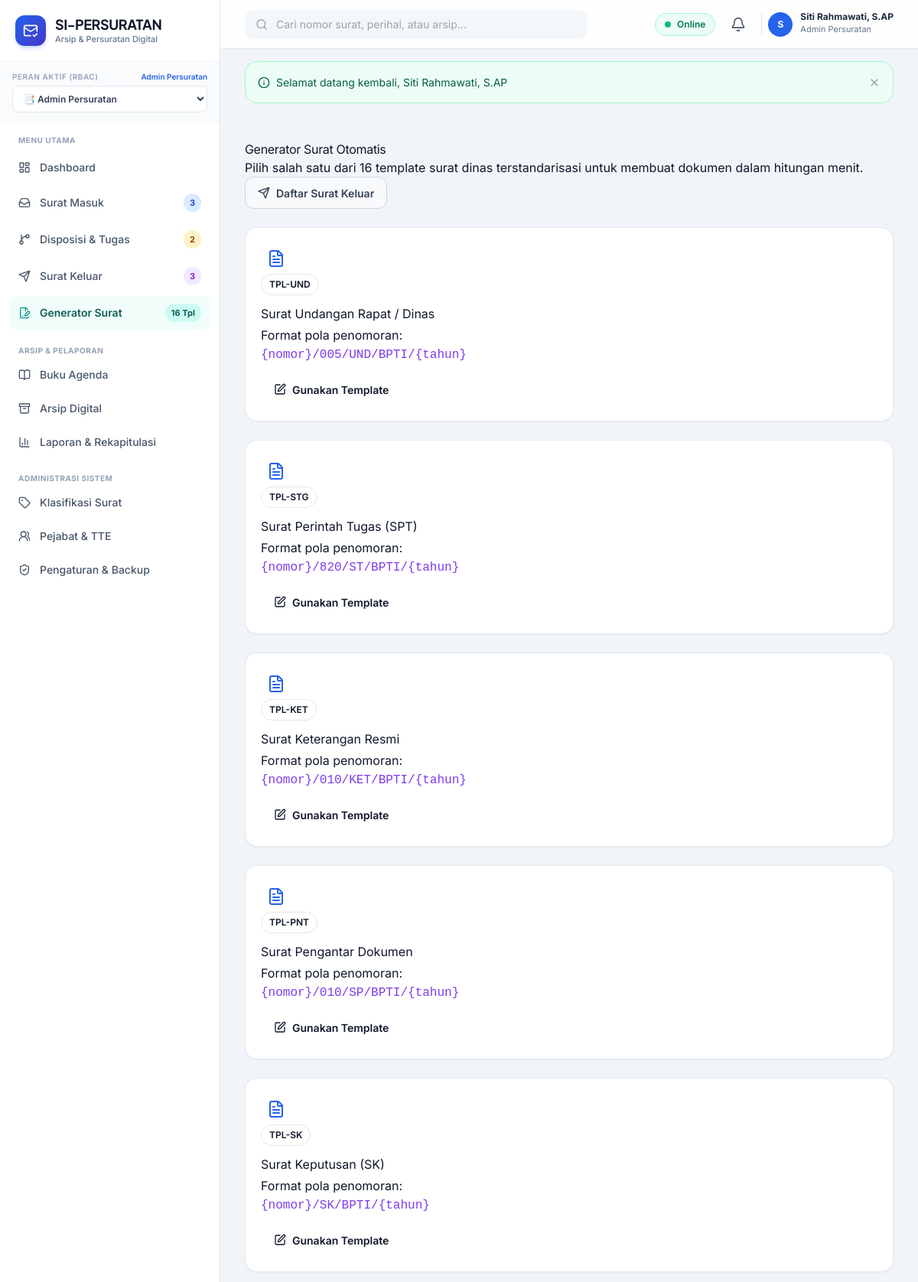
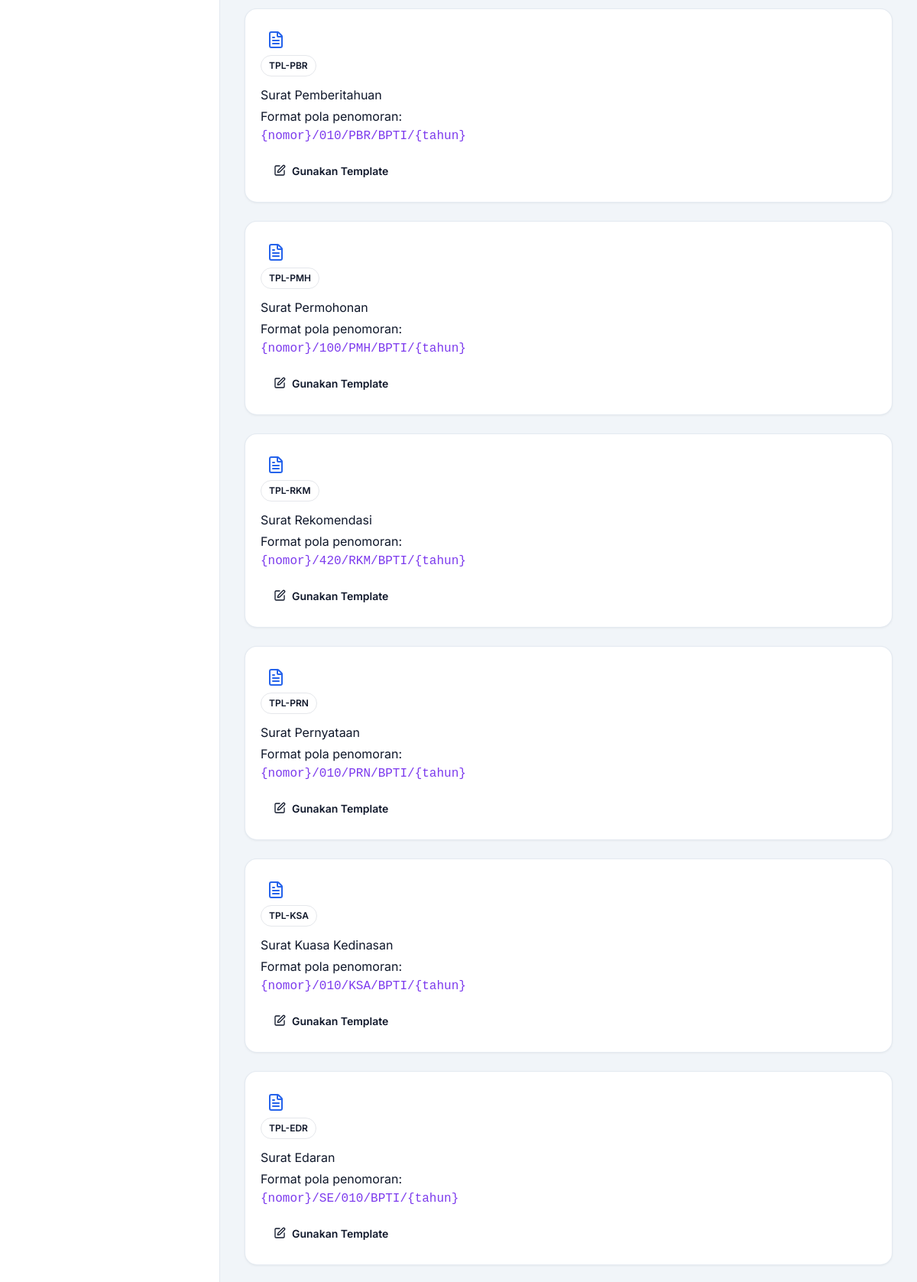
/public/generator/index.php (signed in, upper part), run on the app's committed database (2 pictures, top to bottom).
### tables this page shows
CREATE TABLE users (
    id INTEGER PRIMARY KEY AUTOINCREMENT,
    username TEXT NOT NULL UNIQUE,
    email TEXT NOT NULL UNIQUE,
    password_hash TEXT NOT NULL,
    full_name TEXT NOT NULL,
    nip TEXT,
    jabatan TEXT,
    phone TEXT,
    role_id INTEGER NOT NULL,
    avatar TEXT,
    is_active INTEGER NOT NULL DEFAULT 1,
    created_at DATETIME DEFAULT CURRENT_TIMESTAMP,
    updated_at DATETIME DEFAULT CURRENT_TIMESTAMP,
    deleted_at DATETIME DEFAULT NULL,
    FOREIGN KEY (role_id) REFERENCES roles (id) ON DELETE RESTRICT
);

CREATE TABLE roles (
    id INTEGER PRIMARY KEY AUTOINCREMENT,
    name TEXT NOT NULL,
    slug TEXT NOT NULL UNIQUE,
    description TEXT,
    created_at DATETIME DEFAULT CURRENT_TIMESTAMP
);

CREATE TABLE template_surat (
    id INTEGER PRIMARY KEY AUTOINCREMENT,
    nama_template TEXT NOT NULL,
    jenis_surat TEXT NOT NULL,
    kode TEXT NOT NULL UNIQUE,
    kop_surat_html TEXT,
    konten_template TEXT NOT NULL,
    variabel_fields TEXT, -- JSON array of dynamic fields
    format_nomor TEXT,
    is_system INTEGER NOT NULL DEFAULT 0,
    created_at DATETIME DEFAULT CURRENT_TIMESTAMP,
    updated_at DATETIME DEFAULT CURRENT_TIMESTAMP
);

### public/generator/index.php (the view, shortened to what the rows shown need)
<?php
require_once __DIR__ . '/../../config/app.php';
if (!Auth::check() || (!Auth::can('template.manage') && !Auth::can('surat_keluar.create'))) {
    Flash::set('danger', 'Akses ditolak.');
    redirect('dashboard.php');
}
$templates = TemplateSurat::getAll();
require_once APP_PATH . '/views/layouts/header.php';
?>
<div class="row g-3">
    <?php foreach ($templates as $t): ?>
        <div class="col-12 col-sm-6 col-lg-4 col-xl-3">
            <div class="card h-100 border-0 shadow-sm rounded-3 hover-shadow transition">
                <div class="card-body p-4 d-flex flex-column">
                    <div class="d-flex justify-content-between align-items-start mb-3">
                        <div class="p-2 bg-primary-subtle text-primary rounded-3">
                            <i data-lucide="file-text" style="width: 24px; height: 24px;"></i>
                        </div>
                        <span class="badge bg-light text-dark border font-monospace"><?= htmlspecialchars($t['kode']) ?></span>
                    </div>
                    <h6 class="fw-bold text-dark mb-1"><?= htmlspecialchars($t['nama_template']) ?></h6>
                    <p class="text-muted small mb-3 flex-grow-1">
                        Format pola penomoran: <br>
                        <code class="text-secondary"><?= htmlspecialchars($t['format_nomor'] ?? '{nomor}/{kode}/BPTI/{tahun}') ?></code>
                    </p>
                    <a href="<?= url('generator/buat.php') ?>?id=<?= $t['id'] ?>" class="btn btn-outline-primary w-100 fw-semibold d-flex align-items-center justify-content-center gap-2 rounded-2 mt-auto">
                        <i data-lucide="edit" style="width: 16px;"></i>
                        <span>Gunakan Template</span>
                    </a>
                </div>
            </div>
        </div>
    <?php endforeach; ?>
</div>
<?php require_once APP_PATH . '/views/layouts/footer.php'; ?>

### app/views/layouts/header.php (shortened to what the rows shown need)
<!DOCTYPE html>
<html lang="id">
<head>
    <script src="https://cdn.tailwindcss.com"></script>
</head>
<body class="antialiased selection:bg-blue-100 selection:text-blue-900">
<div class="min-h-screen flex flex-col lg:flex-row">
    <?php require_once APP_PATH . '/views/layouts/sidebar.php'; ?>
    <div class="flex-1 flex flex-col min-w-0 pb-20 lg:pb-0">
        <header class="sticky top-0 z-30 bg-white/90 backdrop-blur-md border-b border-slate-200 px-4 lg:px-8 h-16 flex items-center justify-between gap-4">
            <div class="flex items-center gap-2 sm:gap-3">
                <div class="relative">
                    <button onclick="toggleDropdown('user-menu')" class="flex items-center gap-2.5 pl-2 border-l border-slate-200 hover:opacity-90 transition">
                        <div class="w-8 h-8 rounded-full bg-blue-600 text-white font-bold text-xs flex items-center justify-center shadow-xs">
                            <?= strtoupper(substr($currentUser['full_name'] ?? 'U', 0, 1)) ?>
                        </div>
                        <div class="hidden md:block text-left">
                            <p class="text-xs font-bold text-slate-800 leading-none"><?= htmlspecialchars($currentUser['full_name'] ?? 'User') ?></p>
                            <p class="text-[11px] text-slate-500 mt-0.5"><?= htmlspecialchars($currentUser['role_name'] ?? 'Role') ?></p>
                        </div>
                    </button>
                </div>
            </div>
        </header>
        <main class="flex-1 p-4 lg:p-8 max-w-7xl w-full mx-auto space-y-6">

### app/views/layouts/sidebar.php (shortened to what the rows shown need)
<?php
$currentUser = Auth::user();
$currentRoleSlug = $currentUser['role_slug'] ?? 'superadmin';
?>
<aside id="sidebar" class="fixed lg:sticky top-0 left-0 z-50 h-screen w-72 bg-white border-r border-slate-200 flex flex-col transition-transform duration-300 -translate-x-full lg:translate-x-0 shrink-0">
  <div class="p-5 border-b border-slate-100 flex items-center justify-between">
    <a href="<?= url('dashboard.php') ?>" class="flex items-center gap-3 group text-decoration-none">
      <div>
        <h1 class="font-display font-bold text-slate-900 text-lg leading-tight tracking-tight">SI-PERSURATAN</h1>
      </div>
    </a>
  </div>
  <div class="px-4 py-3 bg-slate-50/80 border-b border-slate-100">
    <div class="flex items-center justify-between mb-1">
      <label class="text-[10px] font-semibold uppercase tracking-wider text-slate-400 block">Peran Aktif (RBAC)</label>
      <span class="text-[10px] text-blue-600 font-semibold"><?= htmlspecialchars($currentUser['role_name'] ?? 'User') ?></span>
    </div>
    <div class="relative">
      <select onchange="window.location.href='<?= url('switch_role.php?role=') ?>' + this.value" class="w-full text-xs font-semibold bg-white border border-slate-200 rounded-lg px-2.5 py-2 text-slate-700 focus:outline-none focus:ring-2 focus:ring-blue-500/20 focus:border-blue-600 cursor-pointer">
        <option value="admin_persuratan" <?= $currentRoleSlug === 'admin_persuratan' ? 'selected' : '' ?>>📑 Admin Persuratan</option>
      </select>
    </div>
  </div>
</aside>

### data on the page
users: role.name "Admin Persuratan", full_name "S", full_name "Siti Rahmawati, S.AP"
roles: slug "📑 Admin Persuratan"
template_surat: kode "TPL-UND", nama_template "Surat Undangan Rapat / Dinas", format_nomor "{nomor}/005/UND/BPTI/{tahun}"
template_surat: kode "TPL-STG", nama_template "Surat Perintah Tugas (SPT)", format_nomor "{nomor}/820/ST/BPTI/{tahun}"
template_surat: kode "TPL-KET", nama_template "Surat Keterangan Resmi", format_nomor "{nomor}/010/KET/BPTI/{tahun}"
template_surat: kode "TPL-PNT", nama_template "Surat Pengantar Dokumen", format_nomor "{nomor}/010/SP/BPTI/{tahun}"
template_surat: kode "TPL-SK", nama_template "Surat Keputusan (SK)", format_nomor "{nomor}/SK/BPTI/{tahun}"
template_surat: kode "TPL-PBR", nama_template "Surat Pemberitahuan", format_nomor "{nomor}/010/PBR/BPTI/{tahun}"
template_surat: kode "TPL-PMH", nama_template "Surat Permohonan", format_nomor "{nomor}/100/PMH/BPTI/{tahun}"
template_surat: kode "TPL-RKM", nama_template "Surat Rekomendasi", format_nomor "{nomor}/420/RKM/BPTI/{tahun}"
template_surat: kode "TPL-PRN", nama_template "Surat Pernyataan", format_nomor "{nomor}/010/PRN/BPTI/{tahun}"
template_surat: kode "TPL-KSA", nama_template "Surat Kuasa Kedinasan", format_nomor "{nomor}/010/KSA/BPTI/{tahun}"
template_surat: kode "TPL-EDR", nama_template "Surat Edaran", format_nomor "{nomor}/SE/010/BPTI/{tahun}"

### other printed values
$badgeSm "3"
$badgeDisp "2"
$badgeSk "3"
$msg['message'] "Selamat datang kembali, Siti Rahmawati, S.AP"
